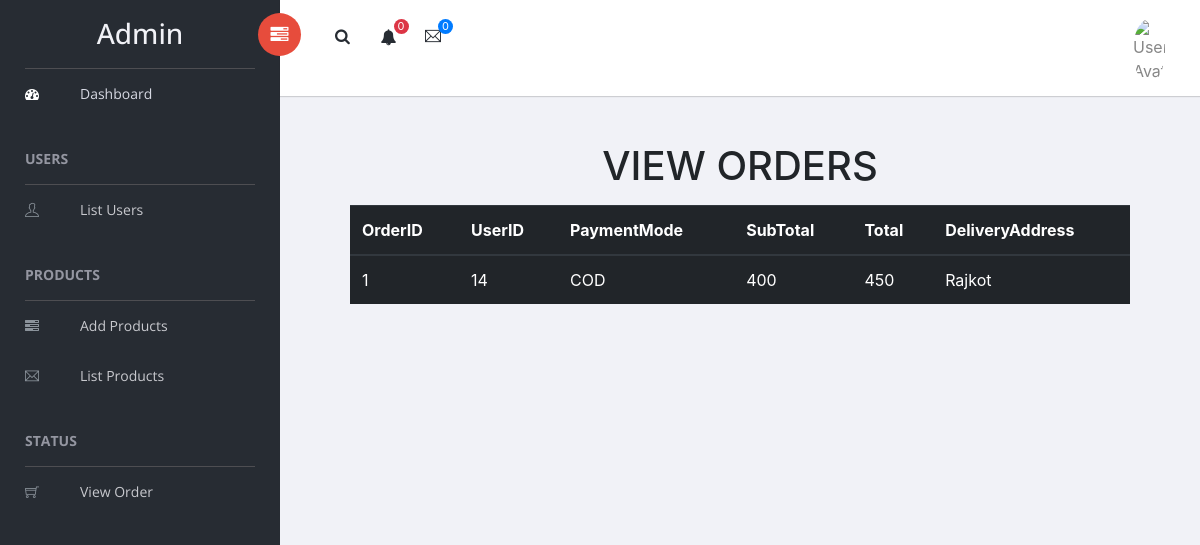
The app's page /admin/ViewOrder.php (signed in) with its own data.
### tables this page shows
CREATE TABLE `orders` (
  `OrderID` int(11) NOT NULL,
  `UserID` int(11) NOT NULL,
  `PaymentMode` varchar(255) NOT NULL,
  `SubTotal` int(11) NOT NULL,
  `Total` int(11) NOT NULL,
  `DeliveryAddress` varchar(255) NOT NULL
);

### admin/classes/DBConfig.php (called while the page is built, shortened)
<?php
	Class DBConfig
	{
        private $Server="localhost";
        private $DBUser="root";
        private $DBPassword="";
        public $Database="tshirtlab";
		public function __construct()
		{
			try
			{
				$this->con=mysqli_connect($this->Server, $this->DBUser,$this->DBPassword,$this->Database) or die('Cannot connect to the database because: '.mysqli_connect_error());
			}
			catch(Exception $ex)
			{
				echo $ex->message.mysqli_connect_error();
			}
		}
	}
?>

### admin/classes/Orders.php (called while the page is built, shortened)
<?php
include_once ("DBConfig.php");
class orders extends DBConfig
{
    function getAll()
    {
        $resultArray = array();
        $sql = "select * from orders";
        $result = mysqli_query($this->con,$sql);
        while($row = mysqli_fetch_assoc($result))
        {
            $resultArray[] = $row;
        }
        return $resultArray;
    }
}
?>

### admin/ViewOrder.php (the view, shortened to what this page needs)
<?php
	include 'classes/common.php';
?>
<!doctype html>
<html class="no-js" lang="en">
<head>
</head>
<body>
        <?php
            include 'parts/leftpanel.php';
        ?>
    <div id="right-panel" class="right-panel">
			<?php
				include 'parts/header.php';
			?>
<center style="margin: 40px;">
  	<h1>VIEW ORDERS</h1>
                        <div class="container">
                            <div class="card-body">
                                <table class="table table-dark">
                                    <thead>
                                        <tr>
                                            <th scope="col">OrderID</th>
                                            <th scope="col">UserID</th>
											<th scope="col">PaymentMode</th>
											<th scope="col">SubTotal</th>
                                            <th scope="col">Total</th>
											<th scope="col">DeliveryAddress</th>
                                        </tr>
                                    </thead>
                                    <tbody>
									<?php
										require_once'classes/Orders.php';
										$objorders = new Orders();
										$result = $objorders->getAll();
										foreach($result as $row)
										{
									?>
                                        <tr>
                                            <td><?php echo ($row['OrderID']);?></td>
											<td><?php echo ($row['UserID']);?></td>
											<td><?php echo ($row['PaymentMode']);?></td>
											<td><?php echo ($row['SubTotal']);?></td>
											<td><?php echo ($row['Total']);?></td>
                                            <td><?php echo ($row['DeliveryAddress']);?></td>
                                        </tr>
									<?php
										}
									?>
                                    </tbody>
                                </table>
                            </div>
                        </div>
	 </center>
	</div>
</body>
</html>

### records on screen
orders: OrderID "1", UserID "14", PaymentMode "COD", SubTotal "400", Total "450", DeliveryAddress "Rajkot"
